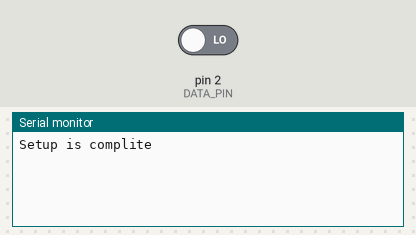
Simulated run of this sketch. Board: Arduino Uno, built with avr-gcc and run on an emulated ATmega328P. Shown: the last lines printed to the serial monitor. The inputs (shaded band) are chosen by the test bench; at power-on: pin 2 (DATA_PIN) LOW.

Above: at 1.2 s.
1.3 s: pin 2 (DATA_PIN) driven HIGH
At 2.5 s:
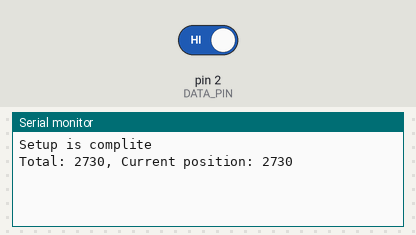
2.8 s: pin 2 (DATA_PIN) driven LOW
At 3.9 s:
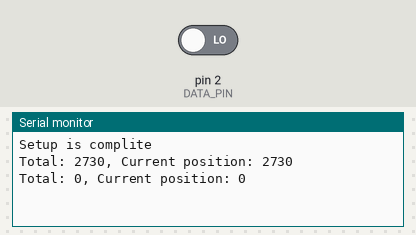

Measured:
- after the input at 1.3 s, the serial monitor: prints a new line at once (image 1)
- after the input at 2.8 s, the serial monitor: prints a new line at once (image 2)

The sketch:

encoder.ino
```cpp
#include <SPI.h>
#include <Ethernet.h>
#include <EthernetUdp.h>

#define CLOCK_PIN 7
#define DATA_PIN 2

#define ZERO 5
#define ONEEIGHTY 3

#define RECEIVE_UDP 8888
#define SEND_UDP 8000

#define ABS_TURN 15
#define ABS_ANG 167.0

IPAddress IP_UDP(10, 104, 0, 87);
//
short int last_turn = 0;
short int last_angle = 0;
short int index = 0;
//
short int zero_status = 1;
unsigned int zero_res = 0;
//
short int dest_angle = 100;
short int dest_turns = 95;
// static ip data
byte mac[] = {0xDE, 0xAD, 0xEE, 0xEF, 0xFE, 0xED};
byte ip[] = {10, 104, 0, 88};
byte gateway[] = {10, 104, 0, 1};
byte subnet[] = {255, 255, 254, 0};
byte dns[] = {10, 10, 0, 41};
// An EthernetUDP instance to let us send and receive packets over UDP
EthernetUDP Udp;

unsigned long _shiftIn(const int data_pin, const int clock_pin, const int bit_count)
{
    unsigned long data = 0;

    for (int i = 0; i < bit_count; i++)
    {
        data <<= 1;
        digitalWrite(clock_pin, LOW);
        delayMicroseconds(1);

        digitalWrite(clock_pin, HIGH);
        delayMicroseconds(1);

        data |= digitalRead(data_pin);
    }
    return data;
}

static uint32_t grey_to_binary(unsigned long v)
{
    uint32_t mask = v;
    while (mask)
    {
        mask >>= 1;
        v ^= mask;
    }
    return v;
}

void check_dest(short int turns, short int angle)
{
    unsigned int temp_res = (turns * 4095) + angle;
    unsigned int temp_dif = abs(temp_res - zero_res);
    short int temp_turns = temp_dif / 4095;
    float temp_angle = (float(temp_dif) / 4095.0 - float(temp_turns)) * 4095.0;
    float no_period_angle = (float(temp_turns) * 4095.0 + temp_angle) / ABS_ANG;
    String current_angle = String(no_period_angle);

    if (abs(last_turn - turns) < 3 && abs(last_angle - no_period_angle) < 150)
    {
        udp(current_angle);
    }
    last_turn = turns;
    last_angle = no_period_angle;
}

void udp(String current_angle)
{
    Serial.print("Current angle is ");
    Serial.println(current_angle);
    Udp.beginPacket(IP_UDP, SEND_UDP);
    Udp.print(current_angle);
    Udp.endPacket();
}

void read_pin()
{
    if (digitalRead(ZERO) == 0)
    {
        zero_status = 1;
    }
    else
    {
        zero_status = 0;
    }
    if (digitalRead(ONEEIGHTY) == 0)
    {
        zero_status = 2;
    }
    else
    {
        zero_status = 0;
    }
}
void encoder()
{
    static uint32_t s3 = 0;
    delay(1);

    uint32_t s1 = _shiftIn(DATA_PIN, CLOCK_PIN, 24);
    delayMicroseconds(25);
    uint32_t s2 = _shiftIn(DATA_PIN, CLOCK_PIN, 24);
    delayMicroseconds(100);

    if (s1 != s2)
    {
        return;
    }
    if (s1 == s3)
    {
        return;
    }

    s3 = s1;
    s1 = grey_to_binary(s1);

    uint16_t bin_turns = s1 >> 12, bin_angle = s1 & 0xFFF;
    short int int_turns = bin_turns;
    short int int_angle = bin_angle;
    Serial.print("Total: ");
    Serial.print(bin_turns);
    Serial.print(", Current position: ");
    Serial.println(bin_angle);
    if (index == 0)
    {
        last_turn = int_turns;
        last_angle = int_angle;
        index = 1;
    }
    if (zero_status == 1)
    {
        zero_res = (int_turns * 4095) + int_angle;
        zero_status = 0;
    }
    check_dest(int_turns, int_angle);
}

void setup()
{
    pinMode(DATA_PIN, INPUT);
    pinMode(CLOCK_PIN, OUTPUT);
    digitalWrite(CLOCK_PIN, HIGH);
    pinMode(ZERO, INPUT);
    pinMode(ONEEIGHTY, INPUT);
    Ethernet.begin(mac, ip, dns, gateway, subnet);
    Udp.begin(RECEIVE_UDP);

    Serial.begin(9600);
    Serial.println("Setup is complite");
}

void loop()
{
    // read_pin();
    encoder();
    int packetSize = Udp.parsePacket();
    if (packetSize)
    {
        zero_status = 1;
    }
}
```
